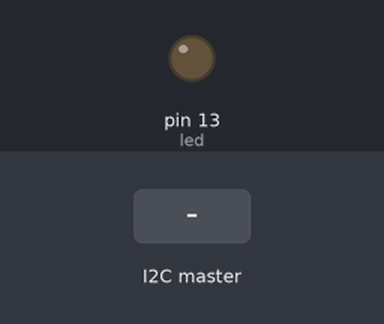
Bench run of a sketch on a simulated Arduino Uno, built with avr-gcc and run on an emulated ATmega328P. On the bench: output pins drawn as LEDs (lit = HIGH). Inputs (shaded band) come from the test bench. What the sketch prints to the serial monitor is not drawn.

Above: at 1.2 s.
1.3 s: the I2C master sends "U"
At 2.3 s:
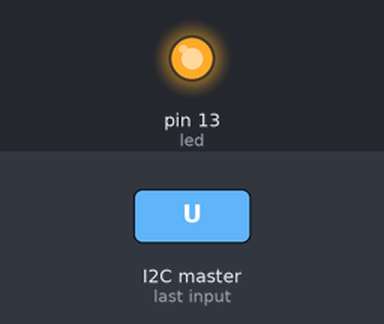
2.8 s: the I2C master sends the byte 1
At 3.5 s:
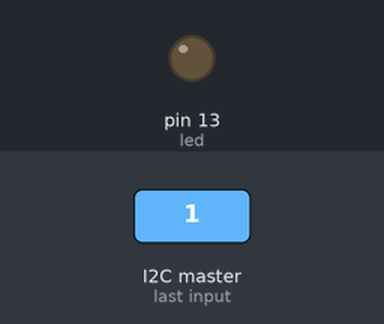
Timing chart, 0 to 5.8 s (numbered marks = the images above; inputs shaded):
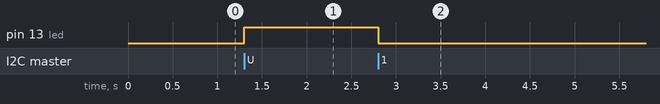

Measured:
- after the input at 1.3 s, pin 13 (led): LOW → HIGH at once
- after the input at 2.8 s, pin 13 (led): HIGH → LOW at once

The sketch:

MisSlaveReceiver.ino
```cpp
#include <Wire.h>

int led=13; // indicator of receiving

void setup() {
  Wire.begin(8);                // join i2c bus with address #8
  Wire.onReceive(receiveEvent); // register event
  pinMode(led, OUTPUT);
  Serial.begin(9600);           // start serial for output
  Serial.println("Mis Slave receiver started");
}

char cRec = 0; // received char

void loop() {
  if (cRec != 0) {
    Serial.print("received char  = ");
    Serial.println(cRec);
    if (cRec=='U') {
      digitalWrite(led, HIGH);
    } else {
      digitalWrite(led, LOW);
    }
    cRec = 0;
  }
  delay(10);
}

// function that executes whenever data is received from master
// this function is registered as an event, see setup()
void receiveEvent(int howMany) {
  cRec = Wire.read();
}
```
